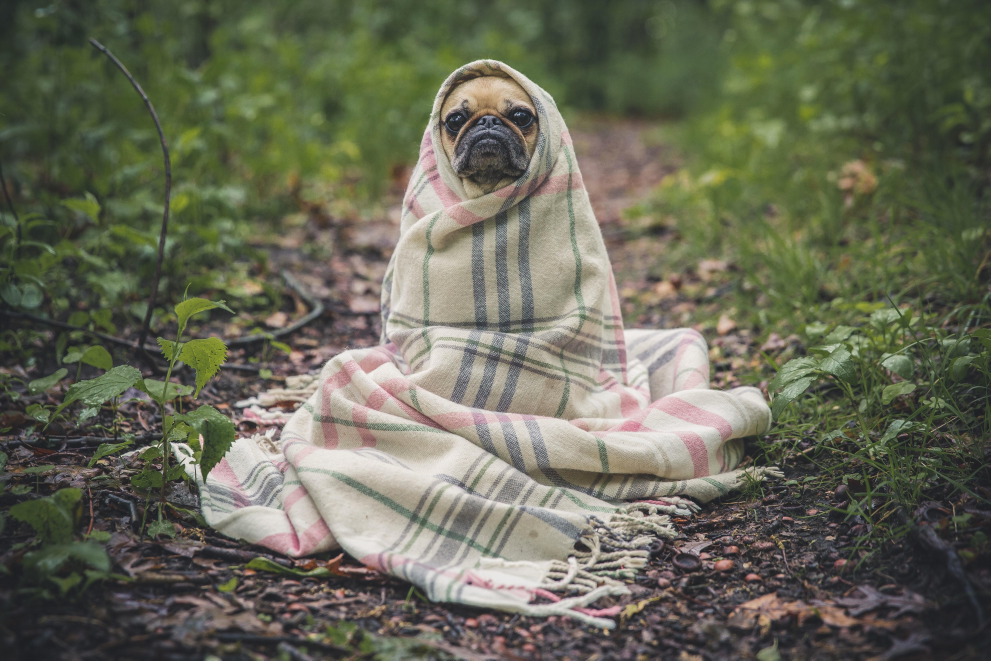
#> input picture Data/Input/Dog.jpg, 4951 x 3301 px, found by its file name (shown at 1/5 size)
$ python opencv_masking.py -i ../../Data/Dog.jpg
#> lines starting #> are read from the running program, lines starting #| are printed output that depends on the picture; after the words box and inside, x2 and y2 are one past the last pixel; in counts of white or black regions, pixels touching at a corner belong together
# Usage
# python opencv_masking.py -i ../../Data/Dog.jpg

# Load the libraries
import cv2
import argparse
import numpy as np

# Load the image
ap = argparse.ArgumentParser()
ap.add_argument("-i", "--input", type=str, required=True, help="Input image")
args = vars(ap.parse_args())

# Load the image
image = cv2.imread(args["input"])
#> image is the input picture: shape (3301, 4951, 3); mean B, G, R 87.6, 105.3, 103.8
cv2.imshow("Original", image)

# Create rectangular mask for showing only dog's body
M = np.zeros(image.shape[:2], dtype="uint8")
cv2.rectangle(M, (2000, 350), (2900, 2100), 255, -1)
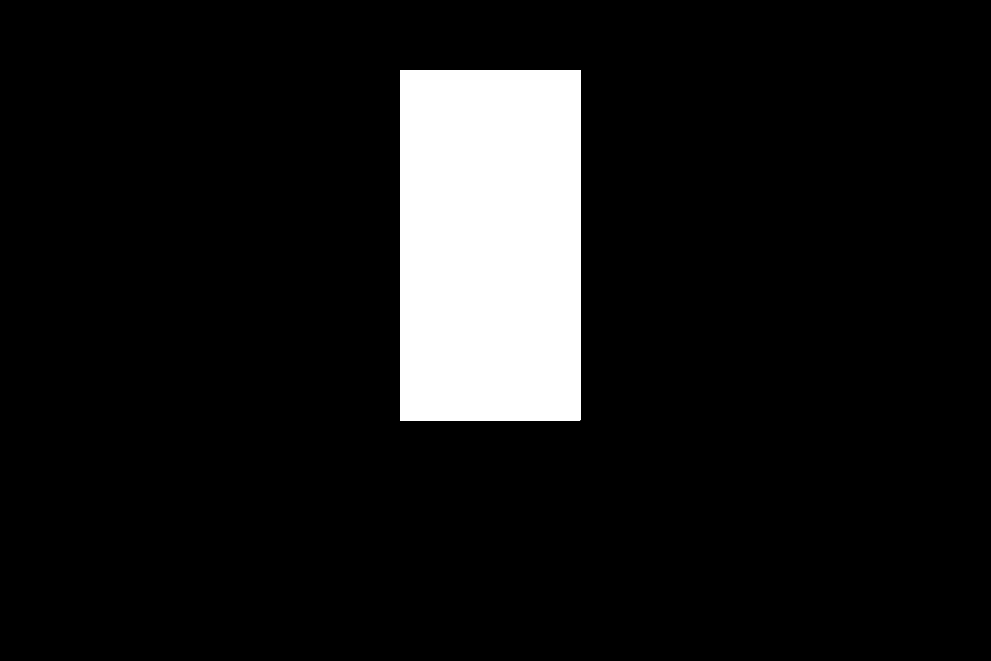
#> M: shape (3301, 4951) (shown at 1/5 size); 9.7% white; 1 white region, box (x1, y1, x2, y2) and area: (2000, 350, 2901, 2101) 1577651
cv2.imshow("Rectangular Mask", M)

# Perform Bitwise and to remove background from image
masked = cv2.bitwise_and(image, image, mask=M)
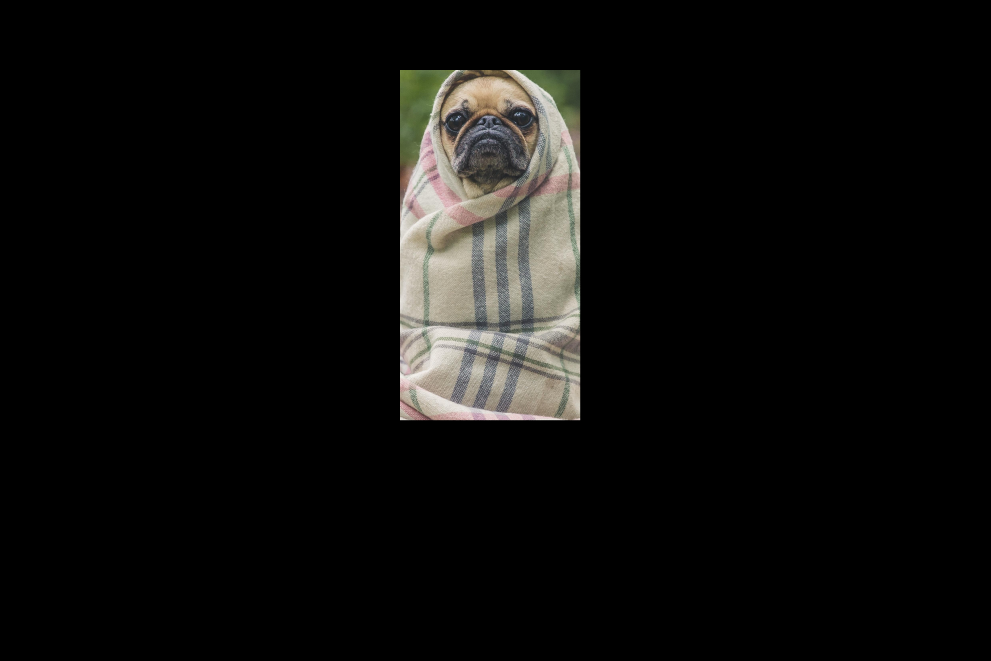
#> masked: shape (3301, 4951, 3) (shown at 1/5 size); mean B, G, R 12.6, 14, 14.4
cv2.imshow("Masked", masked)

# Circular mask
M = np.zeros(image.shape[:2], dtype="uint8")
cv2.circle(M, (2450, 650), 300, 255, -1)
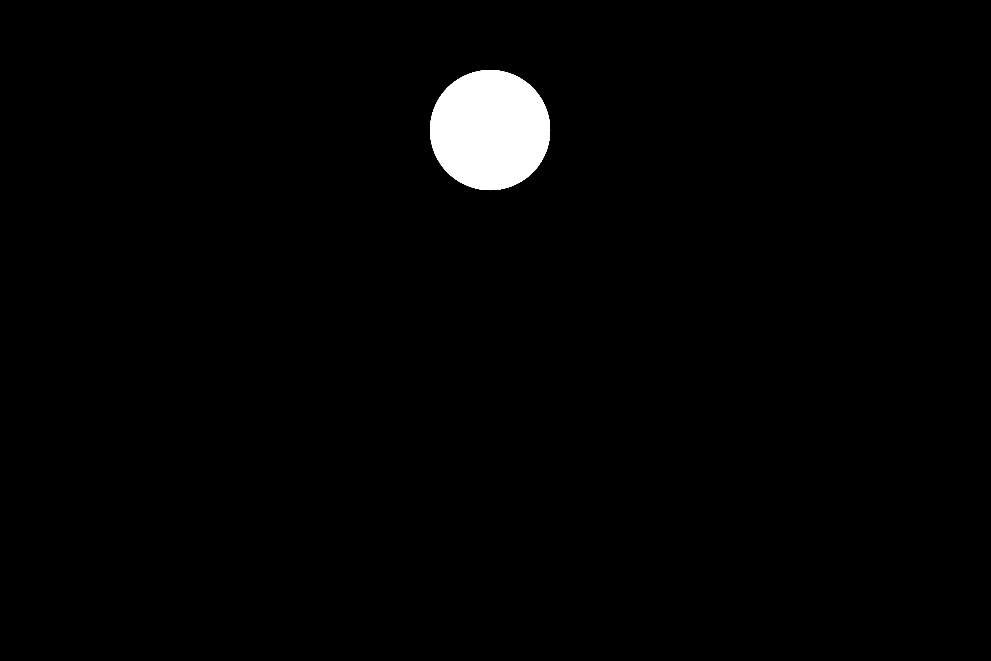
#> M: shape (3301, 4951) (shown at 1/5 size); 1.7% white; 1 white region, box (x1, y1, x2, y2) and area: (2150, 350, 2751, 951) 282697
cv2.imshow("Circular mask", M)

# Perform Bitwise and to remove background from image and only fetch dog's face
masked = cv2.bitwise_and(image, image, mask=M)
cv2.imshow("Masked face", masked)

cv2.waitKey(0)
